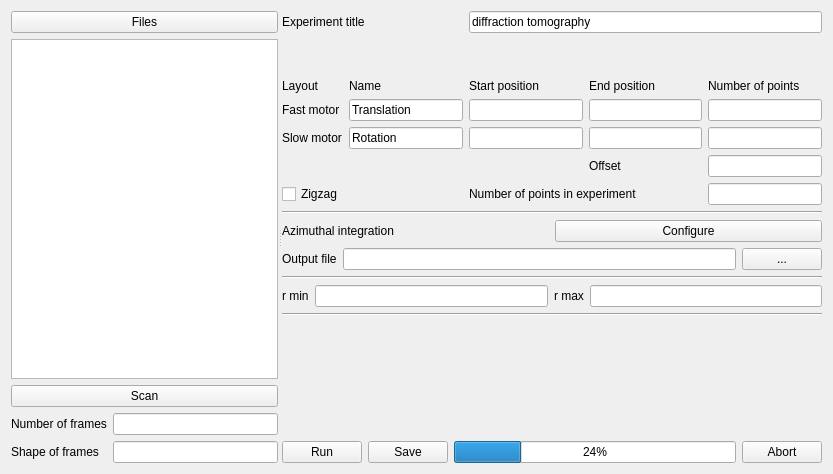
<?xml version="1.0" encoding="UTF-8"?>
<ui version="4.0">
 <class>diffractionImaging</class>
 <widget class="QWidget" name="diffractionImaging">
  <property name="geometry">
   <rect>
    <x>0</x>
    <y>0</y>
    <width>833</width>
    <height>474</height>
   </rect>
  </property>
  <property name="windowTitle">
   <string>Diffraction imaging</string>
  </property>
  <layout class="QVBoxLayout" name="verticalLayout_3">
   <item>
    <widget class="QSplitter" name="splitter">
     <property name="orientation">
      <enum>Qt::Horizontal</enum>
     </property>
     <widget class="QWidget" name="layoutWidget">
      <layout class="QVBoxLayout" name="verticalLayout">
       <item>
        <layout class="QHBoxLayout" name="horizontalLayout_3">
         <item>
          <widget class="QPushButton" name="files">
           <property name="text">
            <string>Files</string>
           </property>
          </widget>
         </item>
        </layout>
       </item>
       <item>
        <widget class="QTreeView" name="listFiles">
         <property name="editTriggers">
          <set>QAbstractItemView::DoubleClicked|QAbstractItemView::EditKeyPressed|QAbstractItemView::SelectedClicked</set>
         </property>
         <property name="selectionMode">
          <enum>QAbstractItemView::ExtendedSelection</enum>
         </property>
         <property name="textElideMode">
          <enum>Qt::ElideNone</enum>
         </property>
         <property name="sortingEnabled">
          <bool>true</bool>
         </property>
         <property name="allColumnsShowFocus">
          <bool>true</bool>
         </property>
        </widget>
       </item>
       <item>
        <widget class="QPushButton" name="scanButton">
         <property name="text">
          <string>Scan</string>
         </property>
        </widget>
       </item>
       <item>
        <layout class="QFormLayout" name="formLayout">
         <item row="0" column="0">
          <widget class="QLabel" name="label_8">
           <property name="text">
            <string>Number of frames</string>
           </property>
          </widget>
         </item>
         <item row="0" column="1">
          <widget class="QLineEdit" name="numberOfFrames">
           <property name="alignment">
            <set>Qt::AlignRight|Qt::AlignTrailing|Qt::AlignVCenter</set>
           </property>
           <property name="readOnly">
            <bool>true</bool>
           </property>
          </widget>
         </item>
         <item row="1" column="0">
          <widget class="QLabel" name="label_10">
           <property name="text">
            <string>Shape of frames</string>
           </property>
          </widget>
         </item>
         <item row="1" column="1">
          <widget class="QLineEdit" name="frameShape">
           <property name="alignment">
            <set>Qt::AlignRight|Qt::AlignTrailing|Qt::AlignVCenter</set>
           </property>
           <property name="readOnly">
            <bool>true</bool>
           </property>
          </widget>
         </item>
        </layout>
       </item>
      </layout>
     </widget>
     <widget class="QWidget" name="layoutWidget">
      <layout class="QVBoxLayout" name="verticalLayout_2">
       <item>
        <layout class="QGridLayout" name="gridLayout">
         <item row="1" column="4">
          <spacer name="verticalSpacer_2">
           <property name="orientation">
            <enum>Qt::Vertical</enum>
           </property>
           <property name="sizeHint" stdset="0">
            <size>
             <width>20</width>
             <height>40</height>
            </size>
           </property>
          </spacer>
         </item>
         <item row="2" column="4">
          <widget class="QLabel" name="label_6">
           <property name="text">
            <string>Number of points</string>
           </property>
          </widget>
         </item>
         <item row="5" column="4">
          <widget class="QLineEdit" name="offset">
           <property name="alignment">
            <set>Qt::AlignRight|Qt::AlignTrailing|Qt::AlignVCenter</set>
           </property>
          </widget>
         </item>
         <item row="3" column="4">
          <widget class="QLineEdit" name="fastMotorPts">
           <property name="alignment">
            <set>Qt::AlignRight|Qt::AlignTrailing|Qt::AlignVCenter</set>
           </property>
          </widget>
         </item>
         <item row="1" column="0">
          <spacer name="verticalSpacer_4">
           <property name="orientation">
            <enum>Qt::Vertical</enum>
           </property>
           <property name="sizeHint" stdset="0">
            <size>
             <width>20</width>
             <height>40</height>
            </size>
           </property>
          </spacer>
         </item>
         <item row="1" column="1">
          <spacer name="verticalSpacer_3">
           <property name="orientation">
            <enum>Qt::Vertical</enum>
           </property>
           <property name="sizeHint" stdset="0">
            <size>
             <width>20</width>
             <height>40</height>
            </size>
           </property>
          </spacer>
         </item>
         <item row="3" column="2">
          <widget class="QLineEdit" name="fastMotorMinimum"/>
         </item>
         <item row="4" column="4">
          <widget class="QLineEdit" name="slowMotorPts">
           <property name="alignment">
            <set>Qt::AlignRight|Qt::AlignTrailing|Qt::AlignVCenter</set>
           </property>
          </widget>
         </item>
         <item row="2" column="1">
          <widget class="QLabel" name="label_5">
           <property name="text">
            <string>Name</string>
           </property>
          </widget>
         </item>
         <item row="6" column="4">
          <widget class="QLineEdit" name="numberOfPoints">
           <property name="toolTip">
            <string>fast_pts * slow_pts - offset</string>
           </property>
           <property name="alignment">
            <set>Qt::AlignRight|Qt::AlignTrailing|Qt::AlignVCenter</set>
           </property>
          </widget>
         </item>
         <item row="4" column="0">
          <widget class="QLabel" name="label_2">
           <property name="text">
            <string>Slow motor</string>
           </property>
          </widget>
         </item>
         <item row="0" column="0" colspan="2">
          <widget class="QLabel" name="label_11">
           <property name="text">
            <string>Experiment title</string>
           </property>
          </widget>
         </item>
         <item row="4" column="1">
          <widget class="QLineEdit" name="slowMotorName">
           <property name="text">
            <string>Rotation</string>
           </property>
          </widget>
         </item>
         <item row="3" column="0">
          <widget class="QLabel" name="label">
           <property name="text">
            <string>Fast motor</string>
           </property>
          </widget>
         </item>
         <item row="3" column="1">
          <widget class="QLineEdit" name="fastMotorName">
           <property name="text">
            <string>Translation</string>
           </property>
          </widget>
         </item>
         <item row="2" column="0">
          <widget class="QLabel" name="label_12">
           <property name="text">
            <string>Layout</string>
           </property>
          </widget>
         </item>
         <item row="3" column="3">
          <widget class="QLineEdit" name="fastMotorMaximum"/>
         </item>
         <item row="0" column="2" colspan="3">
          <widget class="QLineEdit" name="experimentTitle">
           <property name="text">
            <string>diffraction tomography</string>
           </property>
          </widget>
         </item>
         <item row="5" column="3">
          <widget class="QLabel" name="label_3">
           <property name="text">
            <string>Offset</string>
           </property>
          </widget>
         </item>
         <item row="6" column="2" colspan="2">
          <widget class="QLabel" name="label_4">
           <property name="text">
            <string>Number of points in experiment</string>
           </property>
          </widget>
         </item>
         <item row="4" column="2">
          <widget class="QLineEdit" name="slowMotorMinimum"/>
         </item>
         <item row="4" column="3">
          <widget class="QLineEdit" name="slowMotorMaximum"/>
         </item>
         <item row="6" column="0">
          <widget class="QCheckBox" name="zigzagBox">
           <property name="text">
            <string>Zigzag</string>
           </property>
          </widget>
         </item>
         <item row="2" column="2">
          <widget class="QLabel" name="label_15">
           <property name="text">
            <string>Start position</string>
           </property>
          </widget>
         </item>
         <item row="2" column="3">
          <widget class="QLabel" name="label_16">
           <property name="text">
            <string>End position</string>
           </property>
          </widget>
         </item>
        </layout>
       </item>
       <item>
        <widget class="Line" name="line">
         <property name="orientation">
          <enum>Qt::Horizontal</enum>
         </property>
        </widget>
       </item>
       <item>
        <layout class="QHBoxLayout" name="horizontalLayout_4">
         <item>
          <widget class="QLabel" name="label_7">
           <property name="text">
            <string>Azimuthal integration</string>
           </property>
          </widget>
         </item>
         <item>
          <widget class="QPushButton" name="configureDiffraction">
           <property name="text">
            <string>Configure</string>
           </property>
          </widget>
         </item>
        </layout>
       </item>
       <item>
        <layout class="QHBoxLayout" name="horizontalLayout">
         <item>
          <widget class="QLabel" name="label_9">
           <property name="text">
            <string>Output file</string>
           </property>
          </widget>
         </item>
         <item>
          <widget class="QLineEdit" name="outputFile"/>
         </item>
         <item>
          <widget class="QPushButton" name="outputFileSelector">
           <property name="text">
            <string>...</string>
           </property>
          </widget>
         </item>
        </layout>
       </item>
       <item>
        <widget class="Line" name="line_2">
         <property name="orientation">
          <enum>Qt::Horizontal</enum>
         </property>
        </widget>
       </item>
       <item>
        <layout class="QHBoxLayout" name="horizontalLayout_2">
         <item>
          <widget class="QLabel" name="label_14">
           <property name="text">
            <string>r min</string>
           </property>
          </widget>
         </item>
         <item>
          <widget class="QLineEdit" name="rMin"/>
         </item>
         <item>
          <widget class="QLabel" name="label_13">
           <property name="text">
            <string>r max</string>
           </property>
          </widget>
         </item>
         <item>
          <widget class="QLineEdit" name="rMax"/>
         </item>
        </layout>
       </item>
       <item>
        <widget class="Line" name="line_3">
         <property name="orientation">
          <enum>Qt::Horizontal</enum>
         </property>
        </widget>
       </item>
       <item>
        <spacer name="verticalSpacer">
         <property name="orientation">
          <enum>Qt::Vertical</enum>
         </property>
         <property name="sizeHint" stdset="0">
          <size>
           <width>20</width>
           <height>40</height>
          </size>
         </property>
        </spacer>
       </item>
       <item>
        <layout class="QHBoxLayout" name="horizontalLayout_5">
         <item>
          <widget class="QPushButton" name="runButton">
           <property name="text">
            <string>Run</string>
           </property>
          </widget>
         </item>
         <item>
          <widget class="QPushButton" name="saveButton">
           <property name="text">
            <string>Save</string>
           </property>
          </widget>
         </item>
         <item>
          <widget class="QProgressBar" name="progressBar">
           <property name="value">
            <number>24</number>
           </property>
          </widget>
         </item>
         <item>
          <widget class="QPushButton" name="abortButton">
           <property name="text">
            <string>Abort</string>
           </property>
          </widget>
         </item>
        </layout>
       </item>
      </layout>
     </widget>
    </widget>
   </item>
  </layout>
 </widget>
 <resources/>
 <connections/>
</ui>
